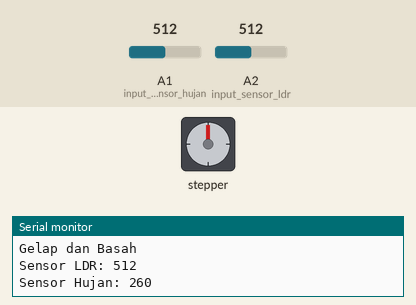
This sketch was run on a simulated Arduino Uno, built with avr-gcc and run on an emulated ATmega328P. Shown: stepper motor, the last lines printed to the serial monitor. Inputs (shaded band) come from the test bench; at power-on: A2 (input_sensor_ldr) = 512, A1 (input_sensor_hujan) = 512. Stepper angles assume 2048 steps per turn.

Above: at 2.8 s.
2.9 s: A2 (input_sensor_ldr) set to 118
5.6 s: A2 (input_sensor_ldr) set to 100
11.5 s: A1 (input_sensor_hujan) set to 933
14.2 s: A1 (input_sensor_hujan) set to 960
At 16.16 s:
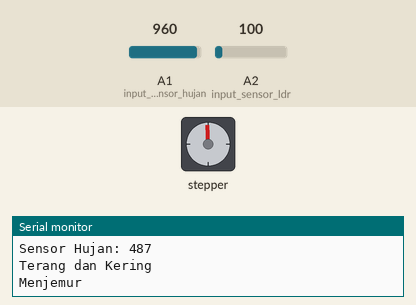
At 16.79 s:
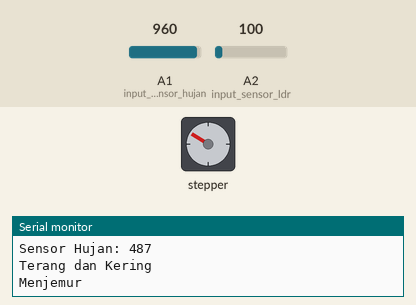
25.5 s: A2 (input_sensor_ldr) set to 120
At 28.33 s:
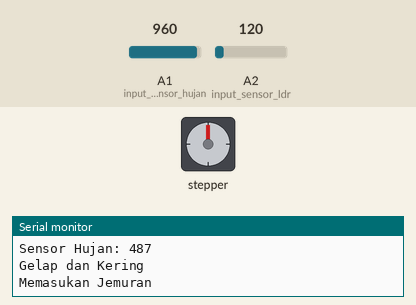
Timing chart, 0 to 32.5 s (numbered marks = the images above; inputs shaded):
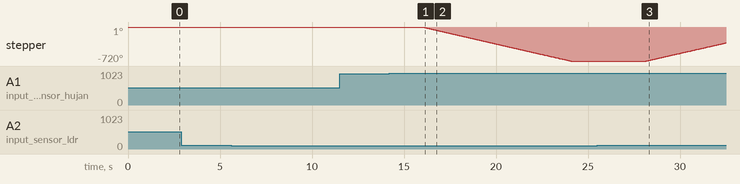

The sketch:

Sistem_Jemuran_Otomatis.ino
```cpp
#include <Stepper.h> //library motor stepper

// Motor Stepper
int motor1 = 3; //pin motor stepper
int motor2 = 5;
int motor3 = 6;
int motor4 = 9;
const int stepsPerRevolution = 2048; //jumlah steps per revolusi
const int rpm = 15; //kecepatan putaran motor stepper dalam rotasi per menit
bool hold1 = false; //status motor menahan putaran jemur
bool hold2 = false; //status motor menahan putaran kembali
bool Stop = false; //status motor berhenti berputar
Stepper stepper1 = Stepper(stepsPerRevolution, motor1, motor3, motor2, motor4); //inisialisasi pin motor stepper

// Sensor
const int bawah = 0; //nilai minimal sensor hujan
const int atas = 1023; //nilai maksimal sensor hujan
int hujan = A1; //pin sensor hujan
int ldr = A2; //pin sensorldr


void setup() {
  Serial.begin(9600); //inisialisasi serial port

  pinMode(A1, INPUT); //input sensor hujan
  pinMode(A2, INPUT); //input sensor ldr
  Serial.println("Program Ready"); //menampilkan program
  stepper1.setSpeed(rpm); //mengatur kecepatan motor stepper
}

void jemur(){ //fungsi untuk menjemur
  Stop = false;
  Serial.println("Menjemur");
    stepper1.step(-stepsPerRevolution*2); //fungsi untuk menggerakan motor stepper
    delay(100);
      hold1 = true;
      hold2 = false;
      berhenti(); //memanggil fungsi berhenti
}

void kembali() { //fungsi untuk mengembalikan jemuran ke posisi awal
  Stop = false;
  Serial.println("Memasukan Jemuran");
    stepper1.step(stepsPerRevolution*2); //fungsi untuk menggerakan motor stepper
    delay(100);
      hold1 = false;
      hold2 = true;
      berhenti(); //memanggil fungsi berhenti
}

void berhenti() { //fungsi berhenti untuk menghentikan motor
  stepper1.step(0); //motor tidak beregerak
  Stop = true;
  Serial.println("Berhenti Menjemur");
  delay(1000);
}

void loop() { //fungsi perulangan
  hujan = analogRead(A1); //membaca nilai sensor hujan
  int range = map(hujan, bawah, atas, 0, 520);
  ldr = analogRead(A2); //membaca nilai sensor hujan
  Serial.print("Sensor LDR: "); //menampilkan nilai senso ldr
  Serial.println(ldr);
  Serial.print("Sensor Hujan: "); //menampilkan nilai senso hujan
  Serial.println(range);

  delay(1000);

if((ldr <= 110) && (range > 480)){ //kondisi ke-1 ketika cuaca cerah
  Serial.println("Terang dan Kering"); //menampilkan tulisan
    if(hold1 == false){ //menggerakan motor
      jemur(); //masuk ke fungsi jemur
    }
    else{if (hold1 == false && hold2 == true && Stop == true) { //menggerakan motor dengan kondisi yang tertulis
    jemur(); //masuk ke fungsi jemur
    }}
    delay(1000);
  }

  else if ((ldr <= 110) && (range < 480)){ //kondisi ke-2 ketika cuaca mendung
  Serial.println("Terang dan Basah"); //menampilkan tulisan
    if (hold2 == false && Stop == true) { //menggerakan motor dengan kondisi yang tertulis
    kembali(); //masuk ke fungsi kembali
    }
    delay(1000);
  }

  else if ((ldr > 110) && (range > 480)){ //kondisi ke-3 ketika cuaca berawan
  Serial.println("Gelap dan Kering"); //menampilkan tulisan
    if (hold2 == false && Stop == true) { //menggerakan motor dengan kondisi yang tertulis
    kembali(); //mamsuk ke fungsi kembali
    }
    delay(1000);
  }

  else if ((ldr > 110)&&(range < 480)){ //kondisi ke-4 ketika cuaca hujan
    Serial.println("Gelap dan Basah"); //menampilkan tulisan
    if (hold2 == false && Stop == true) { //menggerakan motor dengan kondisi yang tertulis
    kembali(); //masuk ke fungsi kembali
    }

  } delay(1000);
}
```

Measured:
- the behaviour switches between 946 and 947 on A1 (input_sensor_hujan) (found by bisection; images 0 and 1)
- after the input at 14.2 s, stepper: turns 720° counter-clockwise in 8.1 s, starting after 1.8 s
- after the input at 25.5 s, stepper: keeps turning clockwise at about 89°/s, starting after 2.7 s
